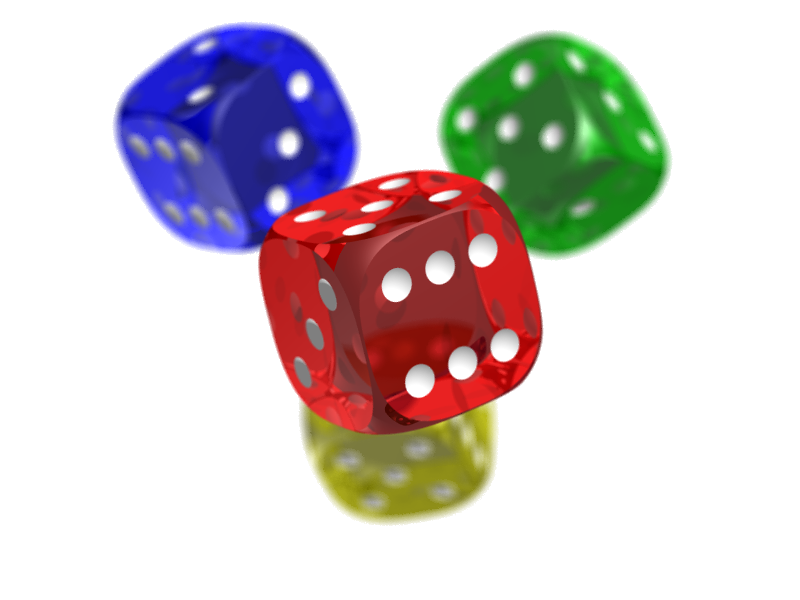
#> input picture images/png/dice.png, 800 x 600 px
$ jupyter execute logarithmic_transformation_images.ipynb
#> lines starting #> are read from the running program, lines starting #| are printed output that depends on the picture; long printed decimals are rounded
# Import Modules

[cell 1]
import cv2
import imageio

import numpy as np
import matplotlib.pyplot as plt

from skimage import exposure

***
# Initialize and load original image

## - JPG Format

[cell 2]
# raw_image = imageio.imread('../images/jpg/fair_attraction.jpg')
# raw_image = imageio.imread('../images/jpg/mountain.jpg')

## - PNG Format

[cell 3]
raw_image = imageio.imread('../images/png/dice.png')
#> raw_image is the input picture: shape (600, 800, 4); mean R, G, B, A 32.8, 25, 25.8, 74.6
# raw_image = imageio.imread('../images/png/penguin.png')

## - Gray Format

[cell 4]
# raw_image = imageio.imread('../images/gray/stinkbug.png')
# raw_image = imageio.imread('../images/gray/mri.png')

***
# Display original image and description

[cell 5]
plt.imshow(raw_image)
plt.title('Original Image')
plt.show()

print(f'Height        : {raw_image.shape[0]} pixels')
#| Height        : 600 pixels
print(f'Width         : {raw_image.shape[1]} pixels')
#| Width         : 800 pixels

if len(raw_image.shape) >= 3:
    if raw_image.shape[2] == 4:
        print(f'Color channel : {raw_image.shape[2]} (RGBA)')
#| Color channel : 4 (RGBA)
    elif raw_image.shape[2] == 3:
        print(f'Color channel : {raw_image.shape[2]} (RGB)')

***
# Display original image histogram

[cell 6]
color = ('r', 'g', 'b')

for i, col in enumerate(color):
    histr = cv2.calcHist([raw_image], [i], None, [256], [0, 256])

    plt.plot(histr, color = col)
    plt.xlim([0, 256])

plt.title('Original Image Histogram')
plt.xlabel('Intensity Value')
plt.ylabel('Number of Intensity Value')
plt.show()
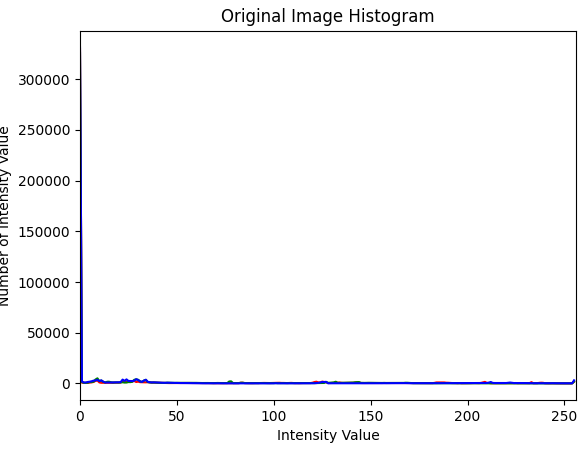
#> figure drawn by matplotlib, 1 panel; curve peaks at x = 0, y = 329962; curve peaks at x = 0, y = 326156; curve peaks at x = 0, y = 331293

***
# Show list value each pixel

[cell 7]
raw_image

***
# Logarithmic transformation

- Formula, sebagai berikut <b>s = c * log(1 + r)</b>
- <b>c</b> adalah kontanta yang didapatkan melalui formula, berikut <b>255 / log(1 + m)</b>
- <b>m</b> adalah nilai piksel tertinggi dari gambar yang digunakan sebagai input.
- Nilai piksel yang berada pada rentang terang yang jumlah kecil akan ditingkatkan nilainya, sehingga menjadi lebih terlihat.

### - Calculate constant

[cell 8]
c = 255 / (np.log(1 + np.max(raw_image)))
#> c = 45.99

print(f'Max value pixel from image : {np.max(raw_image)}')
#| Max value pixel from image : 255
print(f'Constant value             : {c}')
#| Constant value             : 45.986

### - Calculate logarithmic transformation

[cell 9]
log_transformed = c * np.log(255 + raw_image)
#> log_transformed: shape (600, 800, 4) float16; 0.21% of the values are NaN or infinite; the others: min 0, max 255, mean 237.4

### - Specify the data type

[cell 10]
log_transformed = np.array(log_transformed, dtype=np.uint8)
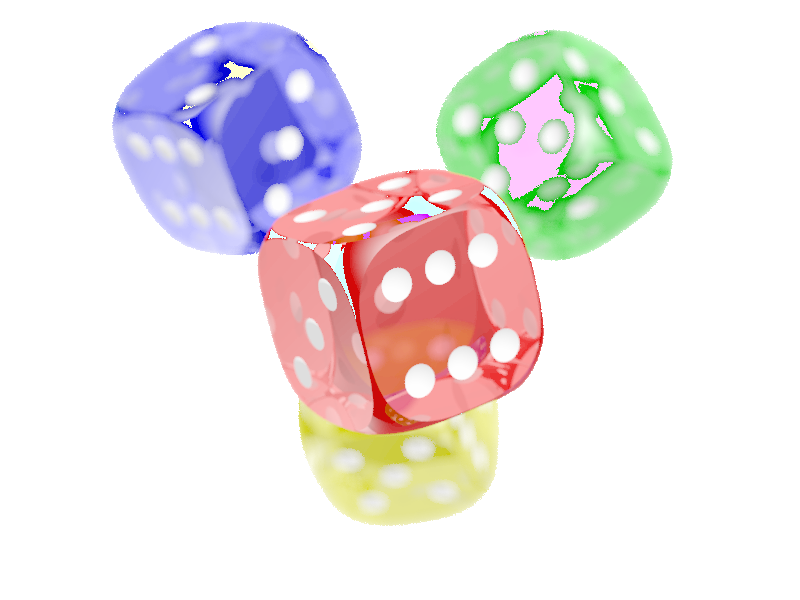
#> log_transformed: shape (600, 800, 4); mean R, G, B, A 235.6, 229.6, 229.1, 252.5; transparent parts drawn white

### - Show value of log_transformed variable

[cell 11]
log_transformed

### - Display image with logarithmic transformation

[cell 12]
plt.imshow(log_transformed)
plt.title('Logarithmic Transformation from Scratch')
plt.show()

[cell 13]
color = ('r', 'g', 'b')

for i, col in enumerate(color):
    histr = cv2.calcHist([log_transformed], [i], None, [256], [0, 256])

    plt.plot(histr, color = col)
    plt.xlim([0, 256])

plt.title('Logarithmic Transformation from Scratch Histogram')
plt.xlabel('Intensity Value')
plt.ylabel('Number of Intensity Value')
plt.show()
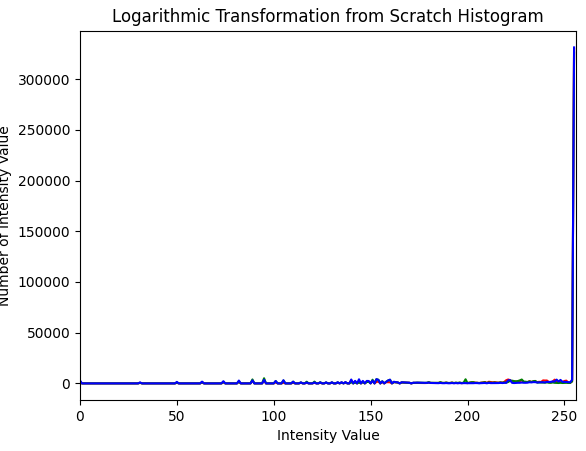
#> figure drawn by matplotlib, 1 panel; curve peaks at x = 255, y = 329962; curve peaks at x = 255, y = 326156; curve peaks at x = 255, y = 331293

***
# With image processing module

### - Logarithmic transformation image with scikit-image module

Menggunakan nilai konstanta yang sama dengan pendekatan from scratch. Terjadi perbedaan hasil.

[cell 14]
logarithmic_corrected = exposure.adjust_log(image=raw_image, gain=c)
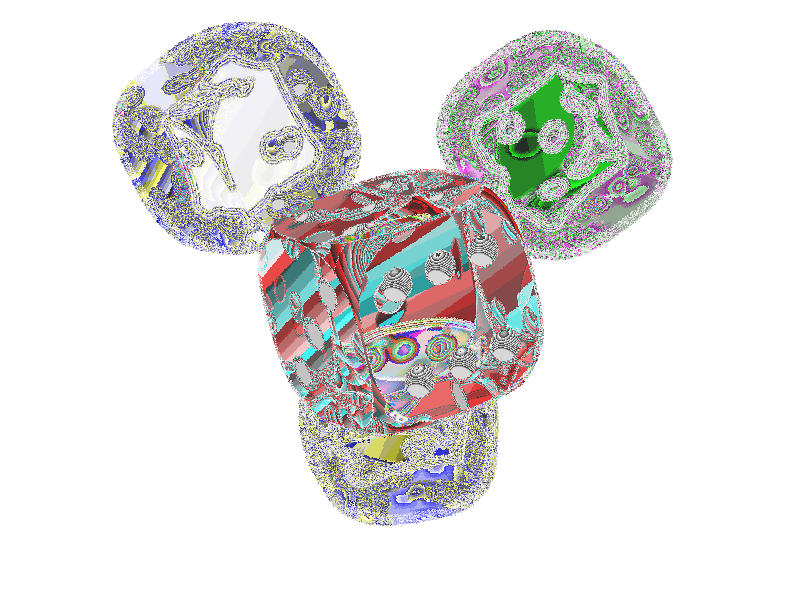
#> logarithmic_corrected: shape (600, 800, 4); mean R, G, B, A 40.1, 38.7, 38.7, 56; transparent parts drawn white
plt.imshow(logarithmic_corrected)
plt.show()

[cell 15]
color = ('r', 'g', 'b')

for i, col in enumerate(color):
    histr = cv2.calcHist([logarithmic_corrected], [i], None, [256], [0, 256])

    plt.plot(histr, color = col)
    plt.xlim([0, 256])

plt.title('Logarithmic Transformation with Scikit-Image Module')
plt.xlabel('Intensity Value')
plt.ylabel('Number of Intensity Value')
plt.show()
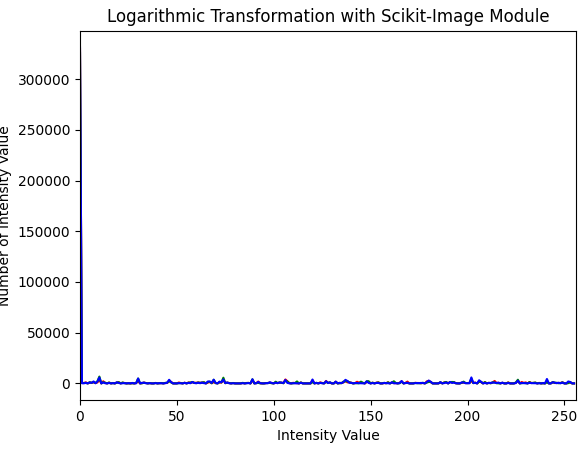
#> figure drawn by matplotlib, 1 panel; curve peaks at x = 0, y = 329962; curve peaks at x = 0, y = 326156; curve peaks at x = 0, y = 331293
